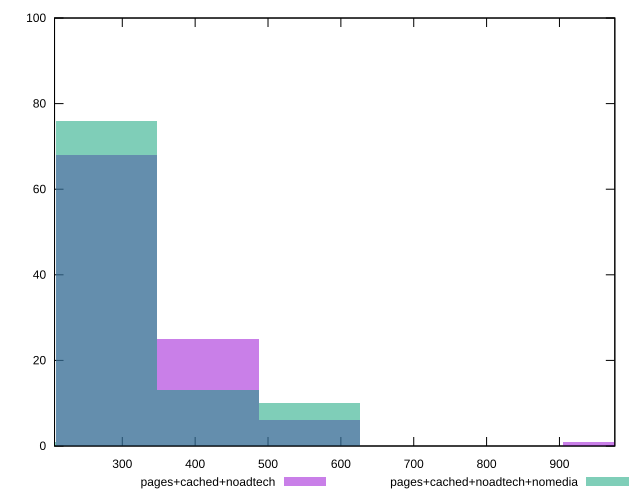

The gnuplot source for this figure:
reset

$pagesCachedNoadtech <<EOF
974.0145163859114 1
417.4347927368192 25
556.5797236490922 6
278.2898618245461 68
EOF

$pagesCachedNoadtechNomedia <<EOF
139.14493091227305 1
556.5797236490922 10
417.4347927368192 13
278.2898618245461 76
EOF

set key outside below
set boxwidth 139.14493091227305
set xrange [207:976]
set yrange [0:100]
set trange [0:100]
set style fill transparent solid 0.5 noborder
set terminal svg size 640, 500 enhanced background rgb 'white'
set output "report_00019_2021-02-10T18-14-37.922Z//render-blocking-resources/comparison/histogram/2_vs_3.svg"

plot $pagesCachedNoadtech title "pages+cached+noadtech" with boxes, \
     $pagesCachedNoadtechNomedia title "pages+cached+noadtech+nomedia" with boxes

reset
